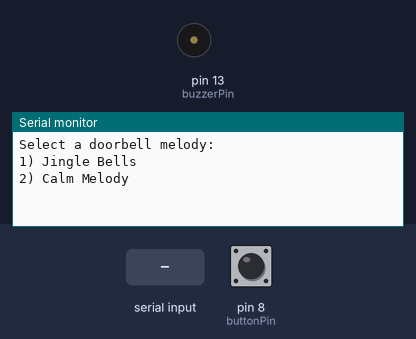
Bench run of a sketch on a simulated Arduino Uno, built with avr-gcc and run on an emulated ATmega328P. Parts: buzzer (waves = sounding, pin HIGH), the last lines printed to the serial monitor. The test bench sets the inputs (shaded band); at power-on: pin 8 (buttonPin) HIGH.

Above: at 0.8 s.
0.9 s: "90,45\n" received over Serial
At 1.2 s:
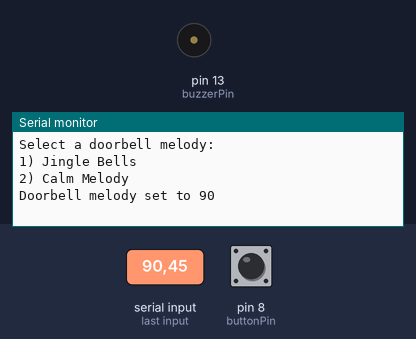
2.4 s: pin 8 (buttonPin) pulled LOW for 0.15 s
At 3.5 s:
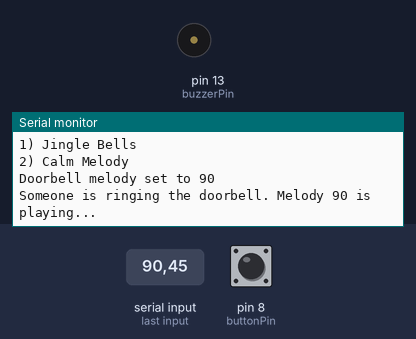

The sketch:

SmartHome_Doorbell.ino
```cpp
/*
  PROJECT: https://wokwi.com/projects/379374334442918913
  AUTHOR:  Anastasia Cheremisova
  https://github.com/space13pirate
*/

/*
  Eng: Define constants for notes that are used to specify the frequency of each note on the piezoelectric buzzer.
  Here, all the semitones from low B0 to high D8 are represented.
  Each constant defines the frequency (in hertz) of the corresponding note.

  Рус: Определяем константы для нот, которые используются для задания частоты звучания каждой ноты на пьезоизлучателе.
  Здесь представлены все полутона от низких B0 до высоких D8.
  Каждая константа определяет частоту (в герцах) соответствующей ноты.
*/
#define NOTE_B0  31
#define NOTE_C1  33
#define NOTE_CS1 35
#define NOTE_D1  37
#define NOTE_DS1 39
#define NOTE_E1  41
#define NOTE_F1  44
#define NOTE_FS1 46
#define NOTE_G1  49
#define NOTE_GS1 52
#define NOTE_A1  55
#define NOTE_AS1 58
#define NOTE_B1  62
#define NOTE_C2  65
#define NOTE_CS2 69
#define NOTE_D2  73
#define NOTE_DS2 78
#define NOTE_E2  82
#define NOTE_F2  87
#define NOTE_FS2 93
#define NOTE_G2  98
#define NOTE_GS2 104
#define NOTE_A2  110
#define NOTE_AS2 117
#define NOTE_B2  123
#define NOTE_C3  131
#define NOTE_CS3 139
#define NOTE_D3  147
#define NOTE_DS3 156
#define NOTE_E3  165
#define NOTE_F3  175
#define NOTE_FS3 185
#define NOTE_G3  196
#define NOTE_GS3 208
#define NOTE_A3  220
#define NOTE_AS3 233
#define NOTE_B3  247
#define NOTE_C4  262
#define NOTE_CS4 277
#define NOTE_D4  294
#define NOTE_DS4 311
#define NOTE_E4  330
#define NOTE_F4  349
#define NOTE_FS4 370
#define NOTE_G4  392
#define NOTE_GS4 415
#define NOTE_A4  440
#define NOTE_AS4 466
#define NOTE_B4  494
#define NOTE_C5  523
#define NOTE_CS5 554
#define NOTE_D5  587
#define NOTE_DS5 622
#define NOTE_E5  659
#define NOTE_F5  698
#define NOTE_FS5 740
#define NOTE_G5  784
#define NOTE_GS5 831
#define NOTE_A5  880
#define NOTE_AS5 932
#define NOTE_B5  988
#define NOTE_C6  1047
#define NOTE_CS6 1109
#define NOTE_D6  1175
#define NOTE_DS6 1245
#define NOTE_E6  1319
#define NOTE_F6  1397
#define NOTE_FS6 1480
#define NOTE_G6  1568
#define NOTE_GS6 1661
#define NOTE_A6  1760
#define NOTE_AS6 1865
#define NOTE_B6  1976
#define NOTE_C7  2093
#define NOTE_CS7 2217
#define NOTE_D7  2349
#define NOTE_DS7 2489
#define NOTE_E7  2637
#define NOTE_F7  2794
#define NOTE_FS7 2960
#define NOTE_G7  3136
#define NOTE_GS7 3322
#define NOTE_A7  3520
#define NOTE_AS7 3729
#define NOTE_B7  3951
#define NOTE_C8  4186
#define NOTE_CS8 4435
#define NOTE_D8  4699
#define NOTE_DS8 4978


// 1) jingle bells

/*
  Eng: Define an array 'melody1' representing the sequence of notes for "jingle bells".
  Рус: Определяем массив 'melody1', представляющий последовательность нот для "Jingle Bells".
*/
int melody1[] = {
  NOTE_E5, NOTE_E5, NOTE_E5,
  NOTE_E5, NOTE_E5, NOTE_E5,
  NOTE_E5, NOTE_G5, NOTE_C5, NOTE_D5,
  NOTE_E5,
  NOTE_F5, NOTE_F5, NOTE_F5, NOTE_F5,
  NOTE_F5, NOTE_E5, NOTE_E5, NOTE_E5, NOTE_E5,
  NOTE_E5, NOTE_D5, NOTE_D5, NOTE_E5,
  NOTE_D5, NOTE_G5
};

/*
  Eng: Calculate the length of the 'melody1' array by dividing the total size by the size of one element.
  Рус: Рассчитываем длину массива 'melody1', разделив общий размер на размер одного элемента.
*/
int melodyLength1 = sizeof(melody1) / sizeof(melody1[0]);

/*
  Eng: Define an array 'noteDurations1' representing the duration of each note in 'melody1'.
  Рус: Определяем массив 'noteDurations1', представляющий длительность каждой ноты в 'melody1'.
*/
int noteDurations1[] = {
  8, 8, 4,
  8, 8, 4,
  8, 8, 8, 8,
  2,
  8, 8, 8, 8,
  8, 8, 8, 16, 16,
  8, 8, 8, 8,
  4, 4
};


// 2) Calm Melody

int melody2[] = {
  NOTE_E5, NOTE_G5, NOTE_F5, NOTE_E5, NOTE_D5, NOTE_C5, NOTE_E5, NOTE_D5, NOTE_C5, NOTE_B4, NOTE_A4, NOTE_B4, NOTE_C5, NOTE_G4,
  NOTE_A4, NOTE_C5, NOTE_C5, NOTE_B4,

  NOTE_E5, NOTE_G5, NOTE_G5, NOTE_D5, NOTE_C5, NOTE_E5, NOTE_E5, NOTE_B4, NOTE_A4, NOTE_C5, NOTE_C5, NOTE_G4,
  NOTE_A4, NOTE_C5, NOTE_C5, NOTE_B4, NOTE_E5, NOTE_G5, NOTE_G5, NOTE_D5, NOTE_C5, NOTE_E5, NOTE_E5, NOTE_B4, NOTE_A4, NOTE_C5, NOTE_C5, NOTE_G4,
  NOTE_A4, NOTE_C5, NOTE_C5, NOTE_B4
};

int melodyLength2 = sizeof(melody2) / sizeof(melody2[0]);

int noteDurations2[] = {
  2, 8, 8, 8, 8, 2, 8, 8, 8, 8, 4, 4, 4, 4, 4, 4, 4, 2,

  8, 8, 4, 2, 8, 8, 4, 2, 8, 8, 4, 2, 8, 8, 4, 2, 8, 8, 4, 2, 8, 8, 4, 2, 8, 8, 4, 2, 8, 8, 4, 2
};


const int buzzerPin = 13;  // The pin to which the piezoelectric buzzer is connected (Пин, к которому подключен пьезоизлучатель)
const int buttonPin = 8;   // The pin to which the button is connected (Пин, к которому подключена кнопка)

int selectedMelody = 1; // A variable to select the melody, the initial value is 1 (Переменная для выбора мелодии, начальное значение - 1)


/*
  Eng: The function is executed once when Arduino starts.
  Рус: Функция выполняется 1 раз при старте Arduino.
*/
void setup() {
  Serial.begin(9600); // Initialize serial communication at a baud rate of 9600 (Инициализация последовательной связи с скоростью 9600 бит/с)
  pinMode(buzzerPin, OUTPUT); // Set the buzzerPin as an output pin (Установка пина для пьезоизлучателя как выходного)
  pinMode(buttonPin, INPUT_PULLUP); // Set the buttonPin as an input with internal pull-up resistor (Установка пина для кнопки с встроенным подтягивающим резистором)

  /*
    Eng: Prompt the user for the doorbell melody selection
    Рус: Запрос у пользователя выбора мелодии для дверного звонка
  */
  Serial.println("Select a doorbell melody:\n1) Jingle Bells \n2) Calm Melody");
  while (!Serial.available()) {
    // Wait until the user enters data (Ждём, пока пользователь не введёт данные)
  }
  selectedMelody = Serial.parseInt(); // Reading user selection as an integer (Считывание выбора пользователя как целого числа)

  /*
    Eng: Clear the input buffer to prevent issues with extra characters
    Рус: Очистка буфера ввода, чтобы избежать проблем с дополнительными символами
  */
  while (Serial.available()) {
    Serial.read();
  }

  Serial.println("Doorbell melody set to " + String(selectedMelody)); // Print the selected melody (Вывод выбранной мелодии)
}


/*
  Eng: The function runs indefinitely after the setup() function is executed.
  Рус: Функция выполняется бесконечно после выполнения функции setup().
*/
void loop() {
  int buttonState = digitalRead(buttonPin); // Read the state of the button (Считываем состояние кнопки)

  if (buttonState == LOW) {
    Serial.print("\nSomeone is ringing the doorbell. "); // Display a message indicating the button press (Выводим сообщение о нажатии кнопки)
    Serial.println("Melody " + String(selectedMelody) + " is playing..."); // Display the current melody being played (Выводим сообщение о текущей мелодии)

    if (selectedMelody == 1) {
      playMelody(melody1, melodyLength1, noteDurations1);
    } else if (selectedMelody == 2) {
      playMelody(melody2, melodyLength2, noteDurations2);
    }

    delay(1000); // Pause for 1 second between playing melodies (Пауза в 1 секунду между воспроизведением мелодий)
  }
}


/*
  Eng: Function to play a melody on the piezoelectric buzzer
  Рус: Функция для воспроизведения мелодии на пьезоизлучателе
*/
void playMelody(int melody[], int melodyLength, int noteDurations[]) {
  for (int i = 0; i < melodyLength; i++) {

    int noteDuration = 1000 / noteDurations[i]; // Calculate the duration of the current note based on the selected note duration
                                                // Вычисляем длительность текущей ноты, основываясь на выбранной длительности

    tone(buzzerPin, melody[i], noteDuration); // Play the current note on the piezoelectric buzzer (Воспроизводим текущую ноту на пьезоизлучателе)

    delay(noteDuration * 1.3);  // Pause between notes to create a rhythmic melody (Пауза между нотами для создания ритмичной мелодии)

    noTone(buzzerPin); // Turn off the piezoelectric buzzer after the note duration (Отключаем пьезоизлучатель после окончания ноты)

    delay(100); // Short pause between notes (Короткая пауза между нотами)
  }
}
```

Measured:
- after the input at 0.9 s, the serial monitor: prints a new line at once (image 1)
- after the input at 2.4 s, the serial monitor: prints a new line at once (image 2)
